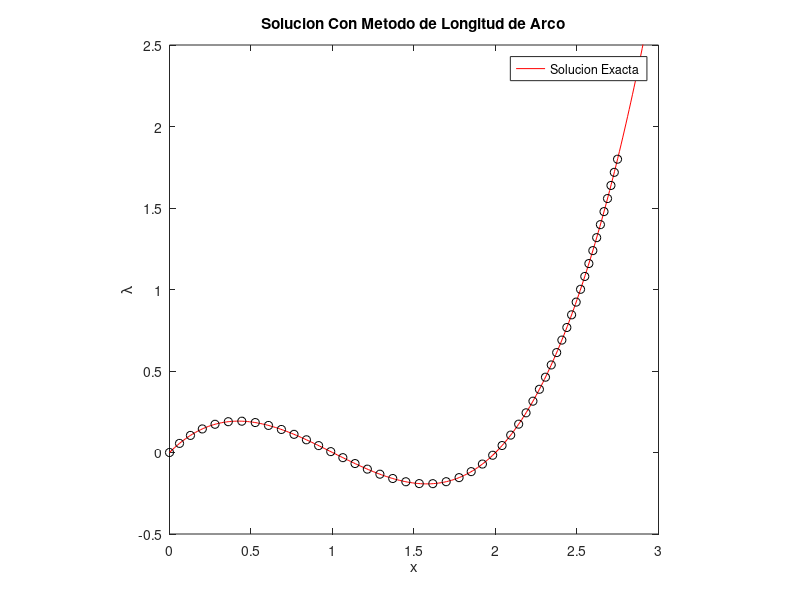

The MATLAB source for this figure:
%%  Ejemplo Numerico 3  Solucion con Metodo de Longitud de Arco %%
clc, clear all, close all

% Punto Inicial
x0 = [0];     L0 = 0;

% Definicion de Ecuacion No-Lineal
v = 1;
f = @(x) x-3/2*x.^2+1/2*x.^3;
F_x = @(x) 1-3*x+3/2*x.^2;

% Pasos de Solucion con ArcLength
Nsteps = 50;

x = x0;   L = L0;

% Parametros de la restriccion de Long. Arco
psi = 1;    Dl = .083;

for k=1:Nsteps 
   % Inicializacion de Incrementos para Iteracion. F.Euler, 
   % Se ajusta el signo de DL en base a pasaje de un punto critico.
   DL_ki = Dl/2;
   
   if F_x(x(k))>0 
      DL_ki = DL_ki;      % si la rama es ascendente usa +Forw.Euler
   else
      DL_ki = -DL_ki;     % si la rama es ascendente usa -Forw.Euler
   end  
   Dx_ki = DL_ki*v/F_x(x(k)); % Incremento Forw.Euler

  % Parametros de Control de Iteracion
  tol_F = 1e-8;    Maxiter = 10;

  % Iteracion de Metodo de Longitud de Arco.
  i=1;     err_F = inf;
  while and(i<Maxiter , err_F>tol_F)
    A = [F_x(x(k)+Dx_ki), -v ; 2*Dx_ki , 2*psi^2*v^2*DL_ki];
  
    b = [ -(f(x(k)+Dx_ki)-(L(k)+DL_ki)*v) ; -(Dx_ki^2+(psi*v*DL_ki)^2-Dl^2)];
  
    dIncr = A\b;    % solucion del sistema lineal
    
    Dx_ki = Dx_ki + dIncr(1); % Actualizo el Incremento en x
    DL_ki = DL_ki + dIncr(2); % Actualizo el Incremento en lambda
  
    err_F = norm(f(x(k)+Dx_ki)-(L(k)+DL_ki)*v); % error para control de convergencia
    
    i = i+1; % incrementa contador de iteraciones
  end

  % Tenemos incrementos con convergencia deseada para el paso(k)
  % Incremento x(k) para obtener x(k+1)
  x(k+1) = x(k) + Dx_ki;       L(k+1) = L(k) + DL_ki;  
end

% Genera graficas de Solucion Numerica y Exacta
grid = 0:.01:3;  Solexact = f(grid);
plot(grid,Solexact,'-r',x,L,'ok')
xlabel('x'), ylabel('\lambda')
title('Solucion Con Metodo de Longitud de Arco')
legend('Solucion Exacta'), axis([0 3 -0.5 2.5],'square')
